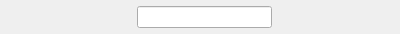
<?xml version="1.0" encoding="UTF-8"?>
<ui version="4.0">
 <class>SearchBar</class>
 <widget class="QWidget" name="SearchBar">
  <property name="geometry">
   <rect>
    <x>0</x>
    <y>0</y>
    <width>400</width>
    <height>34</height>
   </rect>
  </property>
  <property name="windowTitle">
   <string>Form</string>
  </property>
  <layout class="QHBoxLayout" name="horizontalLayout">
   <property name="spacing">
    <number>2</number>
   </property>
   <property name="leftMargin">
    <number>2</number>
   </property>
   <property name="topMargin">
    <number>2</number>
   </property>
   <property name="rightMargin">
    <number>2</number>
   </property>
   <property name="bottomMargin">
    <number>2</number>
   </property>
   <item>
    <spacer name="horizontalSpacer">
     <property name="orientation">
      <enum>Qt::Horizontal</enum>
     </property>
     <property name="sizeHint" stdset="0">
      <size>
       <width>40</width>
       <height>20</height>
      </size>
     </property>
    </spacer>
   </item>
   <item>
    <widget class="QLineEdit" name="searchEdit">
     <property name="sizePolicy">
      <sizepolicy hsizetype="Expanding" vsizetype="Fixed">
       <horstretch>0</horstretch>
       <verstretch>0</verstretch>
      </sizepolicy>
     </property>
     <property name="minimumSize">
      <size>
       <width>100</width>
       <height>0</height>
      </size>
     </property>
    </widget>
   </item>
   <item>
    <widget class="QPushButton" name="findNext">
     <property name="enabled">
      <bool>false</bool>
     </property>
     <property name="sizePolicy">
      <sizepolicy hsizetype="Preferred" vsizetype="Preferred">
       <horstretch>0</horstretch>
       <verstretch>0</verstretch>
      </sizepolicy>
     </property>
     <property name="text">
      <string/>
     </property>
     <property name="icon">
      <iconset theme="go-down-icon">
       <normaloff/>
      </iconset>
     </property>
     <property name="flat">
      <bool>true</bool>
     </property>
    </widget>
   </item>
   <item>
    <widget class="QPushButton" name="findPrev">
     <property name="enabled">
      <bool>false</bool>
     </property>
     <property name="sizePolicy">
      <sizepolicy hsizetype="Preferred" vsizetype="Preferred">
       <horstretch>0</horstretch>
       <verstretch>0</verstretch>
      </sizepolicy>
     </property>
     <property name="text">
      <string/>
     </property>
     <property name="icon">
      <iconset theme="go-up-icon">
       <normaloff/>
      </iconset>
     </property>
     <property name="flat">
      <bool>true</bool>
     </property>
    </widget>
   </item>
   <item>
    <widget class="QPushButton" name="findClose">
     <property name="sizePolicy">
      <sizepolicy hsizetype="Preferred" vsizetype="Preferred">
       <horstretch>0</horstretch>
       <verstretch>0</verstretch>
      </sizepolicy>
     </property>
     <property name="text">
      <string/>
     </property>
     <property name="icon">
      <iconset theme="window-close">
       <normaloff/>
      </iconset>
     </property>
     <property name="flat">
      <bool>true</bool>
     </property>
    </widget>
   </item>
  </layout>
 </widget>
 <resources/>
 <connections/>
</ui>
